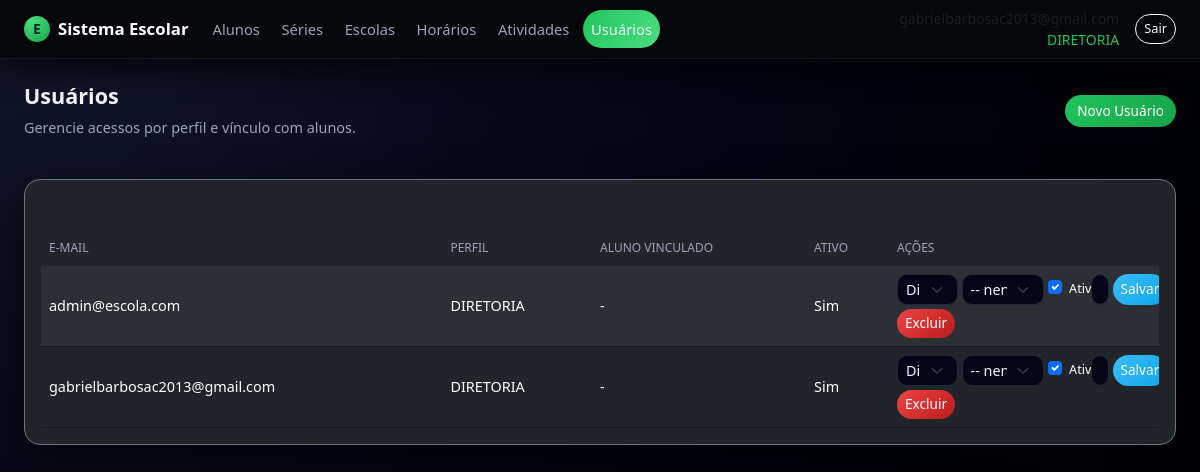
The app's page /usuarios/ (signed in) with its own data.
### app.py (models this page shows, shortened)
class Usuario(db.Model, UserMixin):
    __tablename__ = "usuario"
    id = db.Column(db.Integer, primary_key=True)
    email = db.Column(db.String(120), unique=True, nullable=False)
    senha_hash = db.Column(db.String(255), nullable=False)
    papel = db.Column(db.String(30), nullable=False, default="ALUNO")
    ativo = db.Column(db.Boolean, nullable=False, default=True)
    created_at = db.Column(db.DateTime, nullable=False, default=datetime.utcnow)
    aluno_id = db.Column(db.Integer, db.ForeignKey("aluno.id"), nullable=True)
    aluno = db.relationship("Aluno", lazy="joined")
    def papel_upper(self):
        return (self.papel or "").upper()
    def is_diretoria(self):
        return self.papel_upper() == "DIRETORIA"

### app.py (the view)
@app.route("/usuarios/", methods=["GET"])
@login_required
def usuarios_list():
    if not current_user.is_diretoria():
        flash("Acesso restrito à DIRETORIA.", "warning")
        return redirect(url_for("index"))
    items = Usuario.query.order_by(Usuario.email.asc()).all()
    alunos = Aluno.query.order_by(Aluno.nome.asc()).all()
    return render_template("usuarios/listar.html", items=items, alunos=alunos)

### app.py (called while the page is built)
@login_manager.user_loader
def load_user(uid):
    return db.session.get(Usuario, int(uid))

@app.context_processor
def inject_can():
    return dict(can=can)

### templates/usuarios/listar.html (shortened to what this page needs)
{% extends "base.html" %}
{% block content %}
<div class="page-title-row mb-3">
  <div>
    <h2>Usuários</h2>
    <div class="subtitle">Gerencie acessos por perfil e vínculo com alunos.</div>
  </div>
  <div class="d-flex align-items-center gap-2">
    <button class="btn btn-success"
            type="button"
            data-bs-toggle="collapse"
            data-bs-target="#formNovoUsuario"
            aria-expanded="false"
            aria-controls="formNovoUsuario">
      Novo Usuário
    </button>
  </div>
</div>
<section class="card bg-dark border-secondary">
  <div class="card-body">
    <h5 class="card-title mb-3">Usuários cadastrados</h5>
    {% if items %}
      <div class="table-responsive">
        <table class="table table-dark table-striped align-middle">
          <thead>
            <tr>
              <th>E-mail</th>
              <th>Perfil</th>
              <th>Aluno vinculado</th>
              <th>Ativo</th>
              <th style="width: 270px;">Ações</th>
            </tr>
          </thead>
          <tbody>
          {% for u in items %}
            <tr>
              <td>{{ u.email }}</td>
              <td>{{ u.papel_upper() }}</td>
              <td>{{ u.aluno.nome if u.aluno else '-' }}</td>
              <td>{{ 'Sim' if u.ativo else 'Não' }}</td>
              <td>
                <form method="post"
                      action="{{ url_for('usuarios_editar', id=u.id) }}"
                      class="row g-1 align-items-center">
                  <div class="col-md-3">
                    <select name="papel" class="form-select form-select-sm">
                      <option value="DIRETORIA" {{ 'selected' if u.papel_upper()=='DIRETORIA' else '' }}>Diretoria</option>
                    </select>
                  </div>
                  <div class="col-md-4">
                    <select name="aluno_id" class="form-select form-select-sm">
                      <option value="">-- nenhum --</option>
                    </select>
                  </div>
                  <div class="col-md-2 d-flex align-items-center">
                    <div class="form-check">
                      <input class="form-check-input" type="checkbox" name="ativo"
                             id="ativo_{{ u.id }}" {{ 'checked' if u.ativo else '' }}>
                      <label class="form-check-label small" for="ativo_{{ u.id }}">Ativo</label>
                    </div>
                  </div>
                  <div class="col-md-3 d-flex gap-1">
                    <input type="password"
                           name="nova_senha"
                           class="form-control form-control-sm"
                           placeholder="Nova senha">
                    <button type="submit" class="btn btn-sm btn-primary">Salvar</button>
                  </div>
                </form>
                <form method="post"
                      action="{{ url_for('usuarios_excluir', id=u.id) }}"
                      class="mt-1"
                      onsubmit="return confirm('Confirma excluir este usuário?');">
                  <button type="submit" class="btn btn-sm btn-danger">Excluir</button>
                </form>
              </td>
            </tr>
          {% endfor %}
          </tbody>
        </table>
      </div>
    {% else %}
      <p class="text-muted mb-0">Nenhum usuário cadastrado.</p>
    {% endif %}
  </div>
</section>
{% endblock %}

### templates/base.html (shortened to what this page needs)
<!doctype html>
<html lang="pt-BR">
<head>
  <link
    href="https://cdn.jsdelivr.net/npm/bootstrap@5.3.3/dist/css/bootstrap.min.css"
    rel="stylesheet"
  >
  <link rel="stylesheet" href="{{ url_for('static', filename='css/style.css') }}">
</head>
<body class="app-body">
  <header class="app-navbar navbar navbar-expand-lg navbar-dark">
    <div class="container-fluid px-3 px-lg-4">
      <a class="navbar-brand d-flex align-items-center gap-2" href="{{ url_for('index') }}">
        <span class="brand-icon">E</span>
        <span class="fw-semibold">Sistema Escolar</span>
      </a>
      {% if current_user.is_authenticated %}
        <div class="collapse navbar-collapse" id="mainNav">
          <ul class="navbar-nav me-auto mb-2 mb-lg-0 app-menu">
            {% set papel = current_user.papel_upper() if current_user.is_authenticated else '' %}
            <li class="nav-item">
              <a class="nav-link {% if request.endpoint and 'alunos' in request.endpoint %}active{% endif %}"
                 href="{{ url_for('alunos_list') }}">
                Alunos
              </a>
            </li>
            {% if papel not in ['RESPONSAVEL', 'ALUNO'] %}
              <li class="nav-item">
                <a class="nav-link {% if request.endpoint and 'series_' in request.endpoint %}active{% endif %}"
                   href="{{ url_for('series_list') }}">
                  Séries
                </a>
              </li>
              <li class="nav-item">
                <a class="nav-link {% if request.endpoint and 'escolas_' in request.endpoint %}active{% endif %}"
                   href="{{ url_for('escolas_list') }}">
                  Escolas
                </a>
              </li>
              <li class="nav-item">
                <a class="nav-link {% if request.endpoint and 'horarios_' in request.endpoint %}active{% endif %}"
                   href="{{ url_for('horarios_list') }}">
                  Horários
                </a>
              </li>
            {% endif %}
            <li class="nav-item">
              <a class="nav-link {% if request.endpoint and 'atividades_' in request.endpoint %}active{% endif %}"
                 href="{{ url_for('atividades_listar') }}">
                Atividades
              </a>
            </li>
            {% if papel == 'DIRETORIA' %}
              <li class="nav-item">
                <a class="nav-link {% if request.endpoint and 'usuarios_' in request.endpoint %}active{% endif %}"
                   href="{{ url_for('usuarios_list') }}">
                  Usuários
                </a>
              </li>
            {% endif %}
          </ul>
          <div class="d-flex align-items-center gap-3">
            <div class="text-end small text-muted d-none d-md-block">
              <div>{{ current_user.email }}</div>
              <div class="text-accent">{{ current_user.papel_upper() }}</div>
            </div>
            <form method="post" action="{{ url_for('logout') }}">
              <button class="btn btn-sm btn-outline-light" type="submit">Sair</button>
            </form>
          </div>
        </div>
      {% endif %}
    </div>
  </header>
  <main class="app-main container-fluid px-3 px-lg-4 py-4">
    <div class="page-wrapper">
      {% block content %}{% endblock %}
    </div>
  </main>
</body>
</html>

### static/css/style.css (style rules this page uses)
:root { --bg-body: #05070b; --bg-elevated: #10141f; --bg-elevated-soft: #181d2a; --bg-navbar: #05070b; --border-soft: #262c3c; --text-main: #f4f5fb; --text-muted: #9ca3b8; --accent: #22c55e; --accent-soft: rgba(34, 197, 94, 0.15); --danger-soft: rgba(239, 68, 68, 0.15); --radius-lg: 16px; --radius-md: 10px; --shadow-soft: 0 18px 45px rgba(0, 0, 0, 0.65); }
.app-body { background: radial-gradient(circle at top left, #10172a 0, #020617 45%, #000 100%); color: var(--text-main); min-height: 100vh; font-family: system-ui, -apple-system, BlinkMacSystemFont, "Segoe UI", sans-serif; }
.app-navbar { background-color: var(--bg-navbar); border-bottom: 1px solid #111827; box-shadow: 0 10px 30px rgba(0, 0, 0, 0.7); position: sticky; top: 0; z-index: 1030; }
.app-navbar .navbar-brand { font-size: 1.05rem; }
.brand-icon { width: 26px; height: 26px; border-radius: 999px; background: radial-gradient(circle at 30% 20%, #4ade80, #16a34a); display: inline-flex; align-items: center; justify-content: center; font-size: 0.9rem; font-weight: 700; color: #022c22; }
.app-menu .nav-link { font-size: 0.92rem; color: var(--text-muted); padding-inline: 0.9rem; border-radius: 999px; margin-right: 0.35rem; transition: all 0.18s ease-out; }
.app-menu .nav-link.active { color: #ecfeff; background: linear-gradient(120deg, #22c55e, #4ade80); }
.app-main { color: var(--text-main); max-width: 1200px; margin-inline: auto; }
.page-wrapper { display: flex; flex-direction: column; gap: 1.5rem; }
.card { background-color: var(--bg-elevated); border-radius: var(--radius-lg); border: 1px solid var(--border-soft); box-shadow: var(--shadow-soft); }
.card-title { font-size: 1rem; font-weight: 600; }
.page-title-row { display: flex; align-items: center; justify-content: space-between; gap: 1rem; }
.page-title-row h2 { font-size: 1.35rem; font-weight: 600; }
.page-title-row .subtitle { font-size: 0.9rem; color: var(--text-muted); }
.table { color: var(--text-main); font-size: 0.9rem; margin-bottom: 0; }
.table thead { background: linear-gradient(90deg, #020617, #020617); }
.table thead th { color: #9ca3b8; border-bottom: 1px solid #1f2933 !important; font-weight: 500; text-transform: uppercase; font-size: 0.75rem; }
.table tbody tr { background-color: var(--bg-elevated-soft); }
.table tbody tr:nth-child(even) { background-color: #050816; }
.table td, .table th { border-color: #111827 !important; }
.form-control, .form-select, textarea.form-control { background-color: #020617; border-radius: var(--radius-md); border: 1px solid #1e293b; color: var(--text-main); font-size: 0.9rem; }
.btn { border-radius: 999px; font-size: 0.85rem; }
.btn-success { background: linear-gradient(135deg, #22c55e, #16a34a); border: none; }
.btn-primary { background: linear-gradient(135deg, #38bdf8, #0ea5e9); border: none; }
.btn-outline-light { border-radius: 999px; font-size: 0.8rem; }
.btn-danger { background: linear-gradient(135deg, #ef4444, #b91c1c); border: none; }
.text-accent { color: var(--accent); }

### records on screen
Usuario: email "gabrielbarbosac2013@gmail.com", papel_upper "DIRETORIA", aluno "-", ativo "Sim"
Usuario: email "admin@escola.com", papel_upper "DIRETORIA", aluno "-", ativo "Sim"
